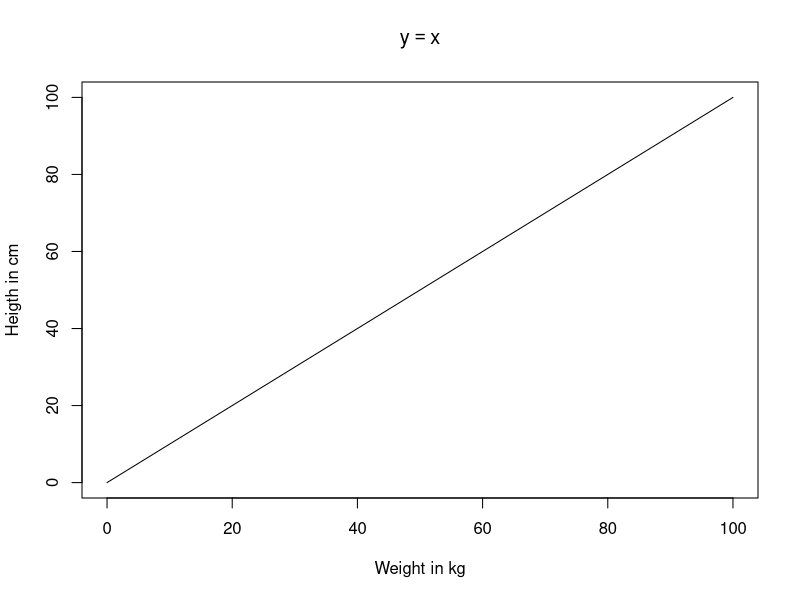
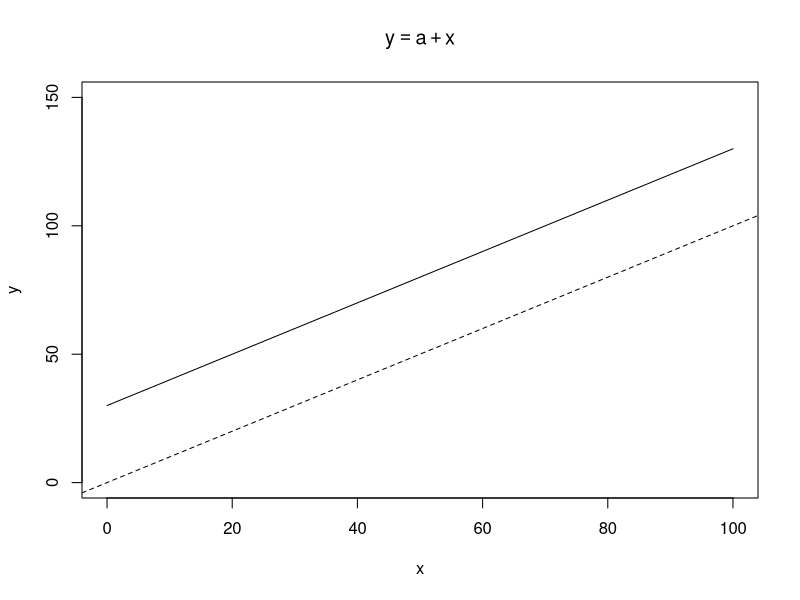
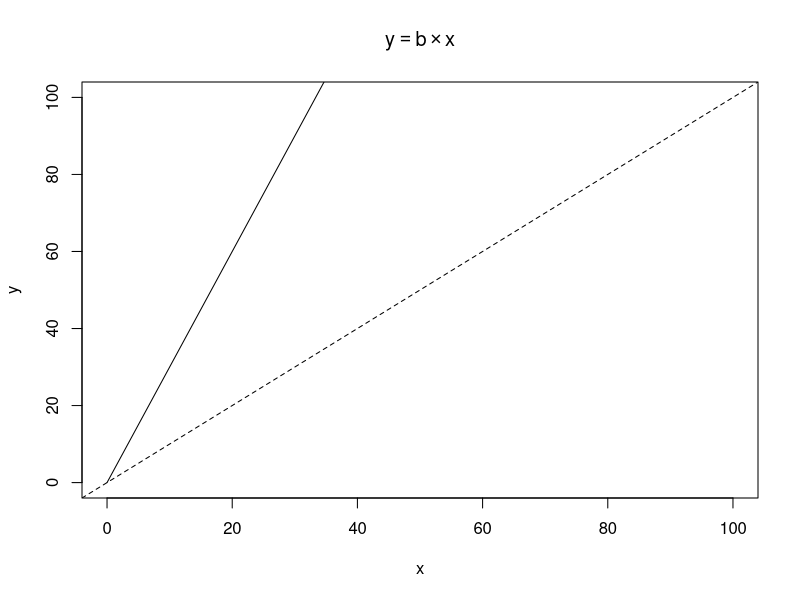
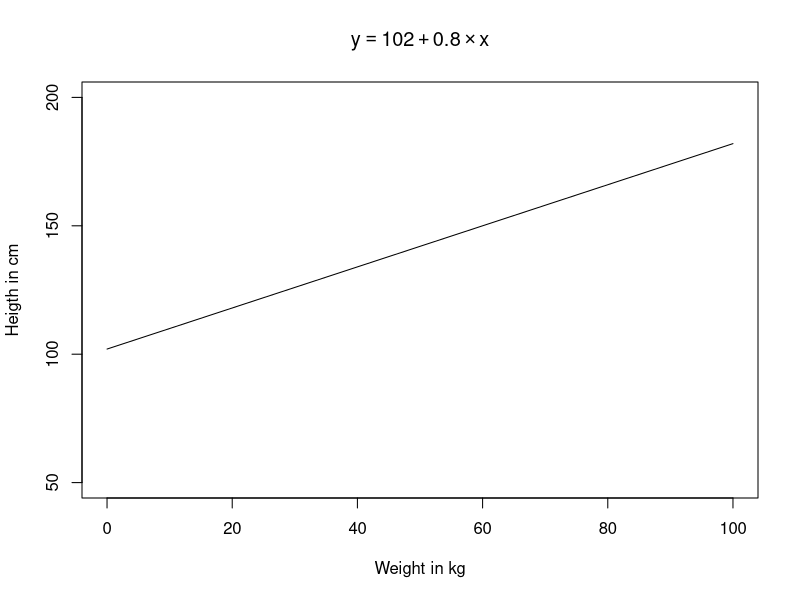
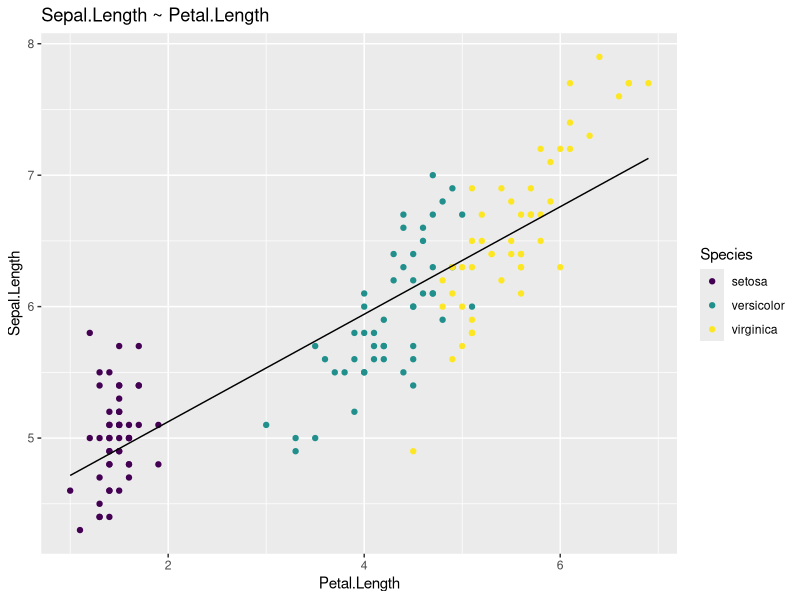
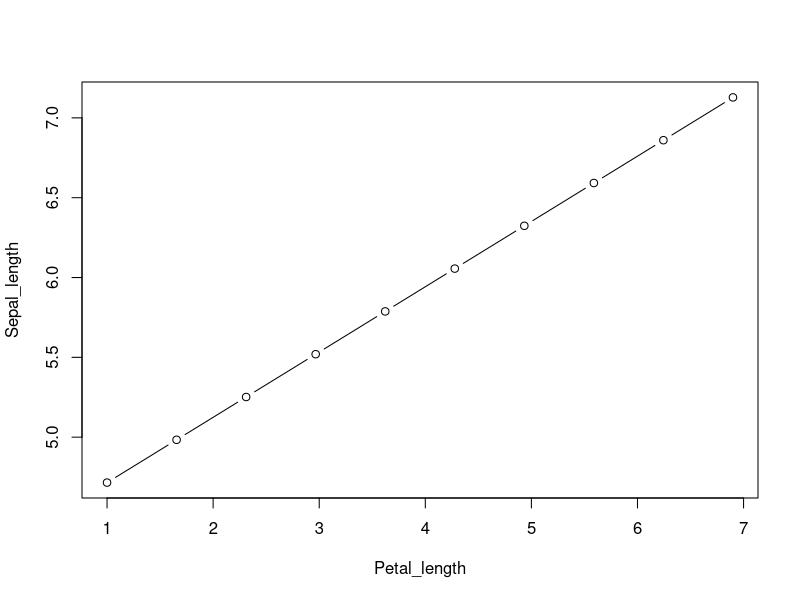
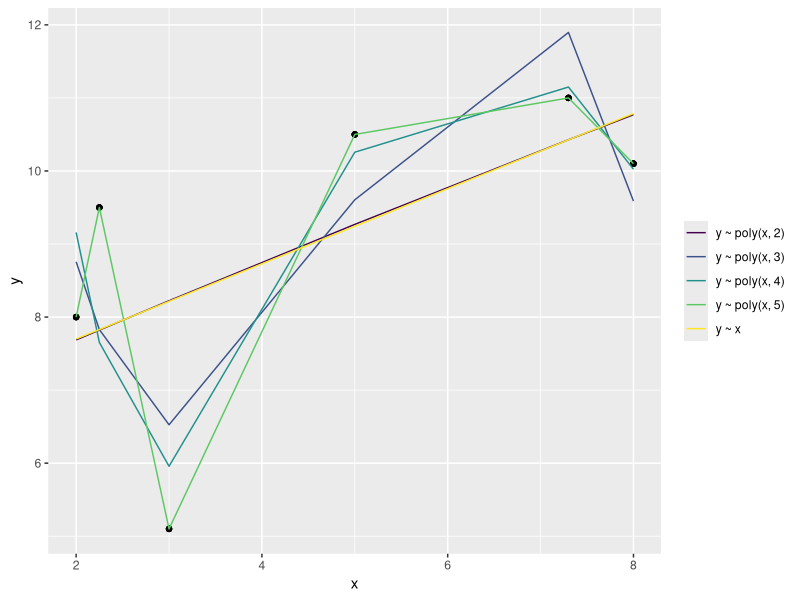

The R source for these figures, in order:
## ---- chunk 1
library(tidyverse)
library(broom)
library(modelr)
library(viridis)
## ---- chunk 2
x <- 0:100
y <- x
## ---- chunk 3
plot(y ~ x, type = "l", xlab = "Weight in kg", ylab = "Heigth in cm", main = bquote(y == x))
## ---- chunk 4
x <- 0:100 
a <- 30
y <- a + x
## ---- chunk 5
plot(y ~ x, xlim = c(0, 100), ylim = c(0, 150), type = "l",
     main = bquote(y == a + x))
abline(c(0, 1), lty = 2)
## ---- chunk 6
x <- 0:200
b <- 3
y <- b * x
## ---- chunk 7
plot(y ~ x, xlim = c(0, 100), ylim = c(0, 100), type = "l", main = bquote(y == b %*% x))
abline(c(0, 1), lty = 2)
## ---- chunk 8
a <- 102
b <- 0.8
x <-  0:100 
y <-  a + b * x
## ---- chunk 9
plot(y ~ x, xlab = "Weight in kg", ylab = "Heigth in cm", ylim = c(50, 200), type = "l", main = bquote(y == 102 + 0.8 %*% x))
## ---- chunk 10
# Fit a linear model and name the model object as m
m <- lm(Sepal.Length ~ Petal.Length, data = iris)
## ---- chunk 11
# Make a scatter plot, colored by the var called "Species"
# Draw the fitted regression line from m
augment(m, iris) %>% 
  ggplot(aes(Petal.Length, Sepal.Length, color = Species)) +
  geom_point() +
  geom_line(aes(y = .fitted), color = 1) +
  labs(title = "Sepal.Length ~ Petal.Length") +
  scale_color_viridis(discrete = TRUE)
## ---- chunk 12
coef(m)
## ---- chunk 13
## Genereerime uued andmed Petal.Length vahemikus
Petal_length <- seq(min(iris$Petal.Length), 
                    max(iris$Petal.Length), 
                    length.out = 10)
## Võtame mudeli koefitsendid
a <- coef(m)[1]
b <- coef(m)[2]
## Kasutades mudeli koefitsente genereerime Sepal_length väärtused
Sepal_length <-  a + b * Petal_length
## ---- chunk 14
plot(Sepal_length ~ Petal_length, type = "b")
## ---- chunk 15
data <- tibble(x = c(2, 3, 2.25, 5, 7.3, 8), y = c(8, 5.1, 9.5, 10.5, 11, 10.1))
model_formula <- c("y ~ x", 
                    "y ~ poly(x, 2)", 
                    "y ~ poly(x, 3)", 
                    "y ~ poly(x, 4)", 
                    "y ~ poly(x, 5)")
tib <- tibble(model_formula, data = list(data)) %>% 
  mutate(model = map2(model_formula, data, ~lm(as.formula(.x), .y)),
         preds = map2(data, model, ~gather_predictions(.x, .y)),
         aic = map_dbl(model, AIC))
## ---- chunk 16
tib %>% 
  select(model_formula, preds) %>% 
  unnest %>%
  ggplot() +
  geom_point(aes(x, y), color = "black") +
  geom_line(aes(x, pred, colour = model_formula)) +
  theme(legend.title = element_blank()) +
  scale_color_viridis(discrete = TRUE)
## ---- chunk 17
tib %>% 
  select(model_formula, aic) %>% 
  knitr::kable(booktabs = TRUE)
